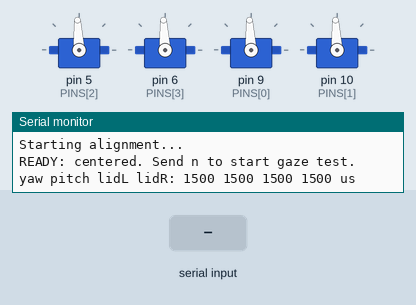
Simulated run of this sketch. Board: Arduino Uno, built with avr-gcc and run on an emulated ATmega328P. On the bench: 4 × servo, the last lines printed to the serial monitor. The inputs (shaded band) are chosen by the test bench.

Above: at 8.7 s.
8.8 s: "n\n" received over Serial
At 9.43 s:
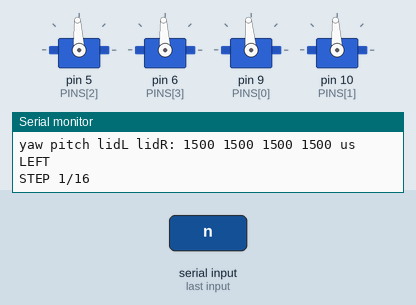
11.8 s: "e\n" received over Serial
At 13.8 s:
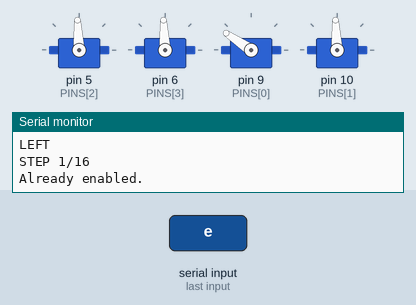
14.8 s: "h\n" received over Serial
Timing chart, 0 to 17.8 s (numbered marks = the images above; inputs shaded):
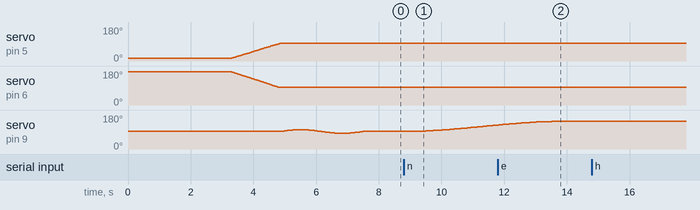

Measured:
- after the input at 8.8 s, servo on pin 9 (PINS[0]): moves from 93° to 127° over 2.6 s, starting after 0.38 s

The sketch:

Servo4_GazeLids_Slow_20261012.ino
```cpp
#include <Servo.h>
#include <math.h>

Servo servo[4];

// 左右、上下、左上眼睑、右上眼睑
const byte PINS[4] = {9, 10, 5, 6};

const int MIN_US[4] = {1050, 1105, 700, 950};
const int MAX_US[4] = {2050, 2150, 2050, 2350};

// 使用完整实测端点
const int GAZE[8][2] = {
  {2050, 1500},
  {1050, 1500},
  {1500, 2150},
  {1500, 1105},  // 下
  {2050, 2150},
  {1050, 2150},
  {2050, 1105},  // 左下
  {1050, 1105}   // 右下
};

const char *NAMES[8] = {
  "LEFT", "RIGHT", "UP", "DOWN",
  "LEFT-UP", "RIGHT-UP", "LEFT-DOWN", "RIGHT-DOWN"
};

const unsigned long MOVE_MS = 5000;

int currentUs[4] = {1500, 1500, 1500, 1500};
int startYaw = 1500;
int startPitch = 1500;
int targetYaw = 1500;
int targetPitch = 1500;

bool enabled = false;
bool moving = false;
bool paused = false;

int stepIndex = -1;
unsigned long moveStarted = 0;
unsigned long lastUpdate = 0;

char inputChar = 0;
byte inputCount = 0;

void showPosition() {
  Serial.print("yaw pitch lidL lidR: ");

  for (byte i = 0; i < 4; i++) {
    Serial.print(currentUs[i]);
    Serial.print(' ');
  }

  Serial.println("us");
}

// 根据眼球当前俯仰指令计算眼睑位置。
// 平视/向下：眼睑保持安装中位。
// 向上：眼睑连续抬起，前段抬得较快。
// 这是待实物验证的跟随曲线，不是碰撞保证。
void updateLids(float pitchUs) {
  float up = (pitchUs - 1500.0f) / 650.0f;

  if (up < 0.0f) up = 0.0f;
  if (up > 1.0f) up = 1.0f;

  float lift = sqrtf(up);

  currentUs[2] = (int)(1500.0f - 800.0f * lift);
  currentUs[3] = (int)(1500.0f + 850.0f * lift);
}

void writePose() {
  for (byte i = 0; i < 4; i++) {
    int pulse = currentUs[i];

    if (pulse < MIN_US[i]) pulse = MIN_US[i];
    if (pulse > MAX_US[i]) pulse = MAX_US[i];

    currentUs[i] = pulse;
    servo[i].writeMicroseconds(pulse);
  }
}

void updateMovement() {
  if (!moving) return;

  unsigned long elapsed = millis() - moveStarted;

  float t = elapsed >= MOVE_MS
    ? 1.0f
    : (float)elapsed / MOVE_MS;

  // 平滑起步、平滑停下
  float blend = t * t * (3.0f - 2.0f * t);

  float yaw = startYaw
    + (targetYaw - startYaw) * blend;

  float pitch = startPitch
    + (targetPitch - startPitch) * blend;

  currentUs[0] = (int)yaw;
  currentUs[1] = (int)pitch;

  // 同一次更新里计算眼球和眼睑
  updateLids(pitch);
  writePose();

  if (elapsed >= MOVE_MS) {
    moving = false;
    Serial.println("ARRIVED. Inspect before sending n.");
    showPosition();
  }
}

void nextStep() {
  if (!enabled) {
    Serial.println("Send e first.");
    return;
  }

  if (paused) {
    Serial.println("PAUSED. Inspect and restore neutral before restarting.");
    return;
  }

  if (moving) {
    Serial.println("BUSY. No command queued.");
    return;
  }

  if (stepIndex >= 15) {
    Serial.println("DONE: eight directions checked.");
    return;
  }

  stepIndex++;

  byte direction = stepIndex / 2;
  bool returning = (stepIndex % 2) == 1;

  startYaw = currentUs[0];
  startPitch = currentUs[1];

  if (returning) {
    targetYaw = 1500;
    targetPitch = 1500;
    Serial.println("RETURN CENTER");
  } else {
    targetYaw = GAZE[direction][0];
    targetPitch = GAZE[direction][1];
    Serial.println(NAMES[direction]);
  }

  Serial.print("STEP ");
  Serial.print(stepIndex + 1);
  Serial.println("/16");

  moveStarted = millis();
  moving = true;
}

void handleCommand(char c) {
  if (c == 'e') {
    if (enabled) {
      Serial.println("Already enabled.");
      return;
    }

    // 仅在实物已经处于安装中位时启用。
    // 不知道断电后的真实位置，不能保证首次回中路径。
    for (byte i = 0; i < 4; i++) {
      currentUs[i] = 1500;
      servo[i].writeMicroseconds(1500);
      servo[i].attach(PINS[i]);
    }

    enabled = true;
    moving = false;
    paused = false;
    stepIndex = -1;

    Serial.println("Enabled at 1500. Send n for LEFT.");
    showPosition();

  } else if (c == 'n') {
    nextStep();

  } else if (c == 'h') {
    // 保持最后发送的位置，不再前进一步
    moving = false;
    paused = true;

    Serial.println("HOLD. Torque remains ON.");
    showPosition();

  } else if (c == 'x') {
    moving = false;
    enabled = false;
    paused = false;

    for (byte i = 0; i < 4; i++) {
      servo[i].detach();
    }

    Serial.println("Signals OFF. Electrical power is NOT cut.");

  } else if (c == 'p') {
    showPosition();

  } else {
    Serial.println("e enable; n next; h hold; x off; p position");
  }
}

void setup() {
  Serial.begin(115200);
  Serial.println("Starting alignment...");

  // 1. 先打开上眼睑，给眼球让出空间
  servo[2].writeMicroseconds(700);
  servo[3].writeMicroseconds(2350);
  servo[2].attach(PINS[2]);
  servo[3].attach(PINS[3]);
  delay(1800);

  // 2. 眼睑打开后，眼球上下、左右回正
  servo[0].writeMicroseconds(1500);
  servo[1].writeMicroseconds(1500);
  servo[0].attach(PINS[0]);
  servo[1].attach(PINS[1]);
  delay(1500);

  // 3. 平视后，两片上眼睑缓慢回到安装中位
  for (int step = 0; step <= 100; step++) {
    int leftLid  = 700  + 800L * step / 100;
    int rightLid = 2350 - 850L * step / 100;

    servo[2].writeMicroseconds(leftLid);
    servo[3].writeMicroseconds(rightLid);
    delay(15);
  }

  // 4. 左右小幅摆动：1500 → 1600 → 1400 → 1500
  // 上下轴保持平视，眼睑保持中位
  for (int pulse = 1500; pulse <= 1600; pulse += 5) {
    servo[0].writeMicroseconds(pulse);
    delay(25);
  }
  delay(300);

  for (int pulse = 1600; pulse >= 1400; pulse -= 5) {
    servo[0].writeMicroseconds(pulse);
    delay(25);
  }
  delay(300);

  for (int pulse = 1400; pulse <= 1500; pulse += 5) {
    servo[0].writeMicroseconds(pulse);
    delay(25);
  }

  // 5. 更新程序状态，最后全部保持1500
  for (byte i = 0; i < 4; i++) {
    currentUs[i] = 1500;
  }

  startYaw = targetYaw = 1500;
  startPitch = targetPitch = 1500;

  enabled = true;
  moving = false;
  paused = false;
  stepIndex = -1;
  lastUpdate = millis();

  Serial.println("READY: centered. Send n to start gaze test.");
  showPosition();
}

void loop() {
  for (byte n = 0; n < 24 && Serial.available(); n++) {
    char c = Serial.read();

    if (c == '\n' || c == '\r') {
      if (inputCount == 1) {
        handleCommand(inputChar);
      } else if (inputCount > 1) {
        Serial.println("Send ONE character per line.");
      }

      inputCount = 0;

    } else {
      inputChar = c;
      if (inputCount < 2) inputCount++;
    }
  }

  if (!enabled || !moving) return;

  unsigned long now = millis();

  if ((unsigned long)(now - lastUpdate) >= 20) {
    lastUpdate = now;
    updateMovement();
  }
}
```
